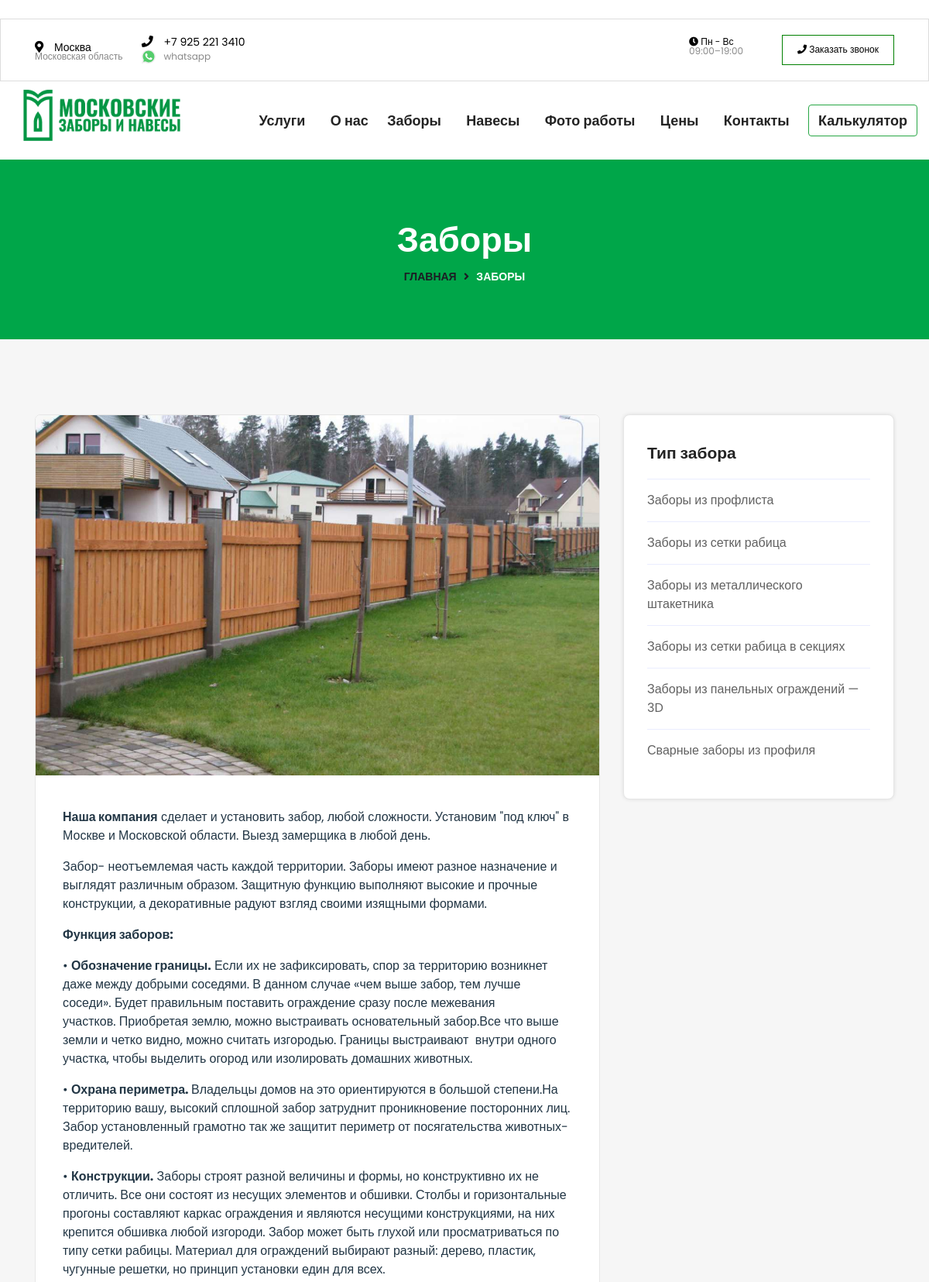
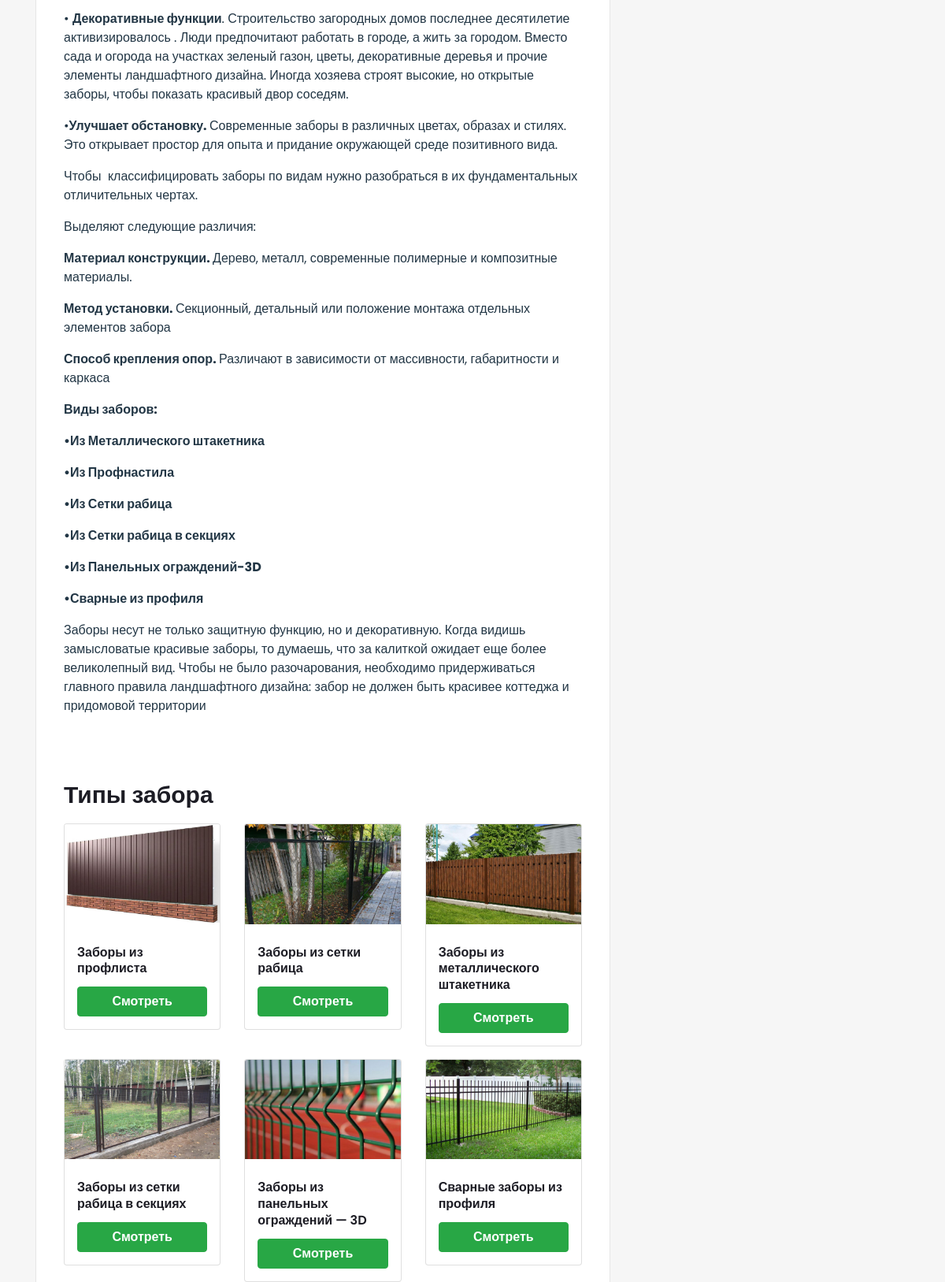
Page /zabory/ (upper part) on the earlier database version (2 pictures, top to bottom).
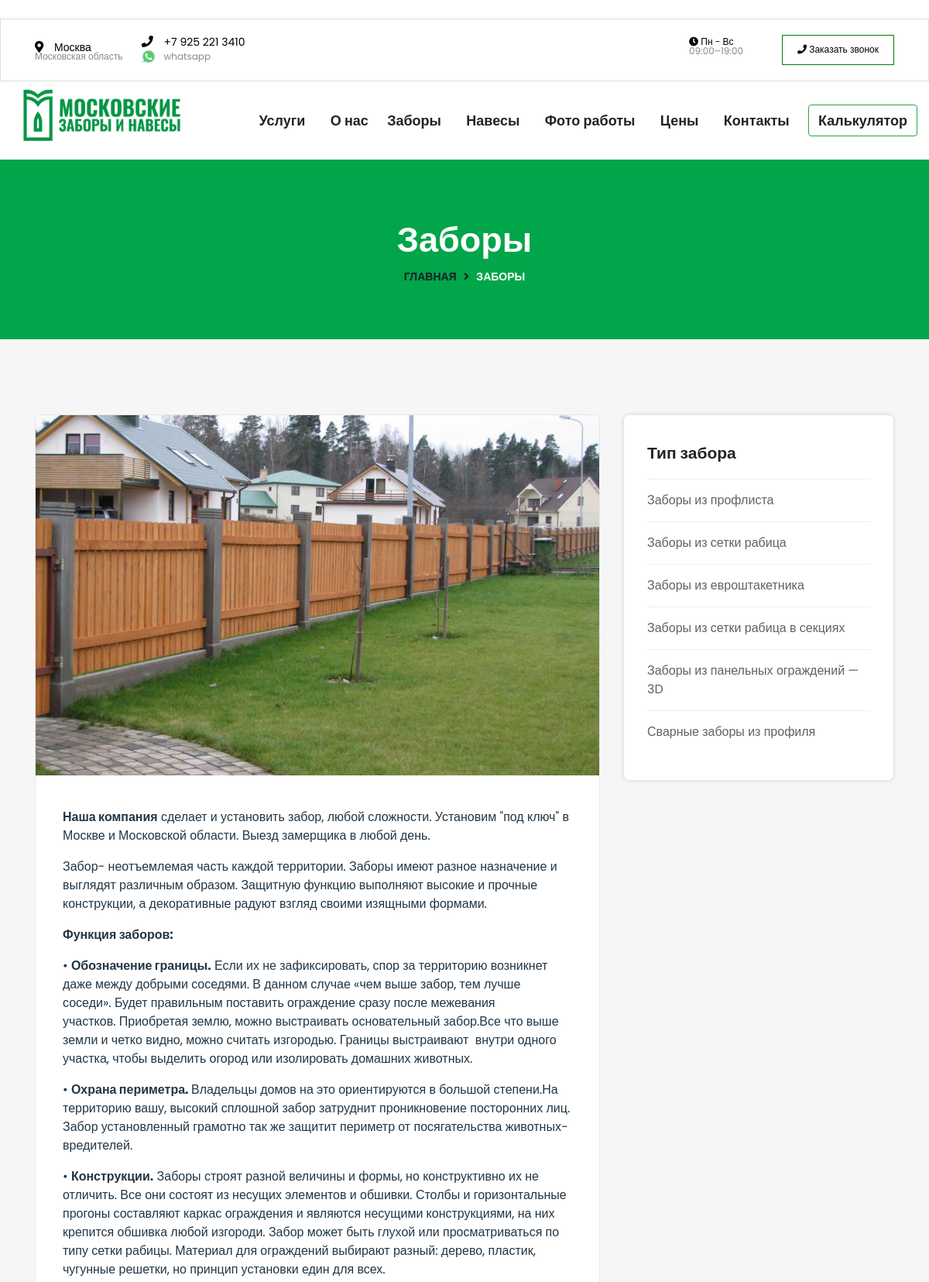
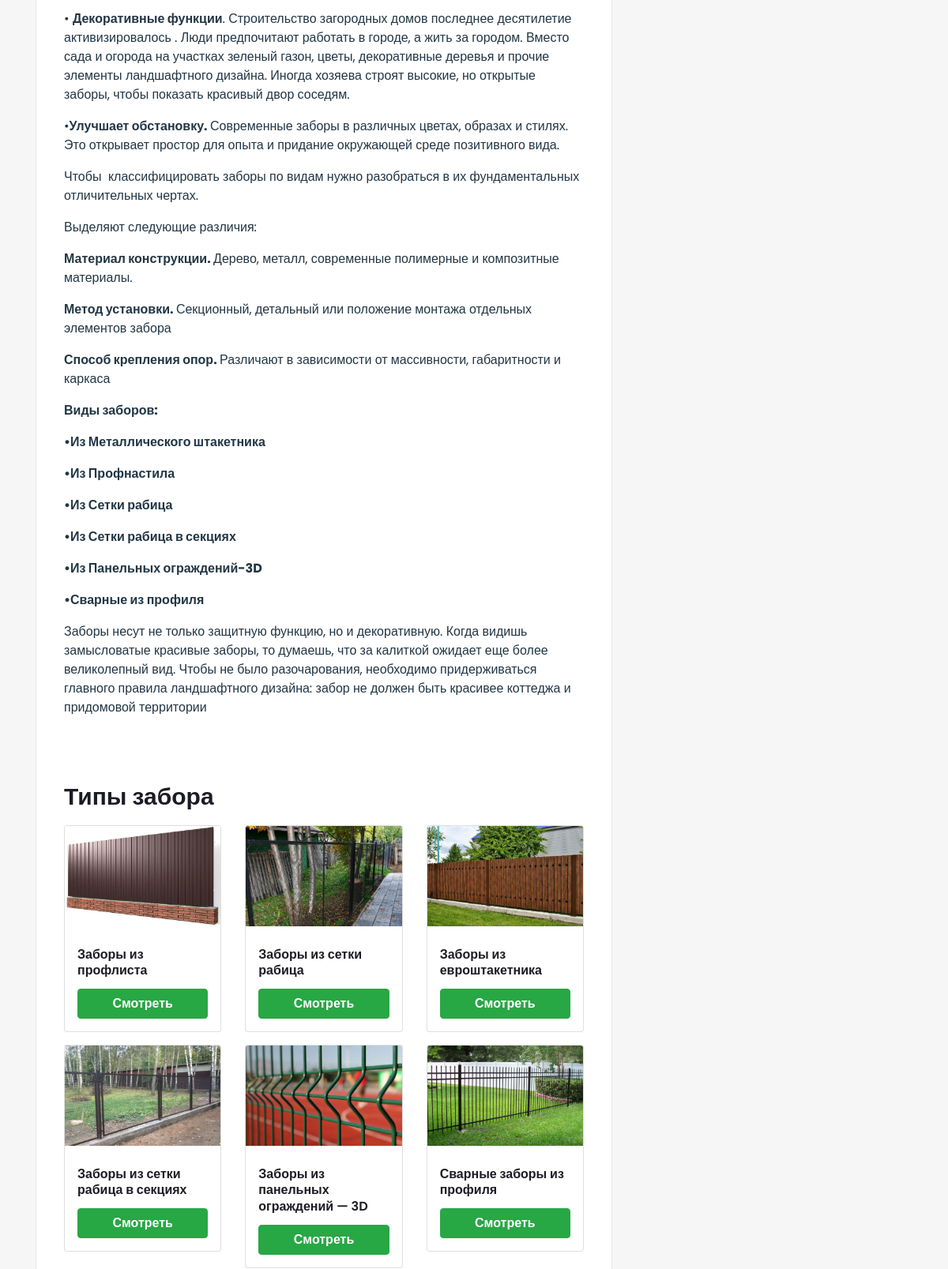
Same page on the later database version (2 pictures, top to bottom).
### home/models.py (models this page shows, shortened)
class Page(models.Model):
    Title = models.CharField(_("Название"), blank=True, null=True, max_length=100, help_text="Enter the Title")
    Content = RichTextUploadingField("Контент", blank=True, null=True, help_text="Введите контент")
    Image = ProcessedImageField(upload_to='pages/%Y/%m/%d/',
                            processors=[ResizeToFill(1200, 768)],
                            format='JPEG',
                            options={'quality': 60}, blank=True)
    image_thumbnail = ImageSpecField(source='Image',
                                 processors=[ResizeToFill(768, 500)],
                                 format='JPEG',
                                 )
    template = models.CharField('Шаблон', max_length=20, blank=True, null=True, choices=PAGE_TEMPLATE_CHOICES, default='about', help_text='Select a template')
    sortingIndex = models.IntegerField("Индекс сортировки",default=0, blank=True)
    SEO = models.ForeignKey(SEO_Optimiser, on_delete=models.CASCADE, null=True, blank=True)
    pageid = models.IntegerField("ID страницы", default=1, blank=True, help_text="This value is used in sourceviews.py")
    Created = models.DateTimeField(auto_now_add=True)
    Updated = models.DateTimeField(auto_now=True)
    status = models.CharField(max_length=10, choices=STATUS_CHOICES, default='published')
    class Meta:
        ordering = (('-Created'),)
        verbose_name = 'Страница'
        verbose_name_plural = 'Страницы'

class ServiceCategory(models.Model):
    Title = models.CharField("Название тип забора", max_length=100, blank=True, null=True,  help_text="Введите категорию услуги")
    Slug = models.CharField(max_length=100, blank=True, null=True, unique=True, help_text="Ссылка категория услуги")
    Content = RichTextUploadingField("Описание", blank=True, null=True, help_text="Короткое описание ")
    ShortDesc = models.TextField("Короткое описание", max_length=165, null=True, blank=True, help_text="Короткое описание сервиса")
    Image = ProcessedImageField(upload_to='zabory/categories/%Y-%m-%d/',
                            processors=[ResizeToFill(1200, 768)],
                            format='JPEG',
                            blank=True, null=True)
    image_thumbnail = ImageSpecField(source='Image',
                                 processors=[ResizeToFill(390, 290)],
                                 format='JPEG',
                                 )
    class Meta:
        verbose_name = 'Тип забора'
        verbose_name_plural = 'Типы забора'
    def get_absolute_url(self):
        return reverse('home:zaborCategory', args = [self.Slug])

### home/views.py (the view)
# urls.py: path('zabory/', views.zaborCategoryList, name="zaborCategoryList"),
def zaborCategoryList(request):
    template = 'home/zabory_categories_list.html'
    SEO = SEO_Optimiser.objects.get(seoid=2)
    zaborCategories = ServiceCategory.objects.all()
    page = Page.objects.get(pageid=3)
    args = {
        'page': page,
        'SEO': SEO,
        'zaborCategories': zaborCategories,
    }
    return render(request, template, args)

### home/templates/home/zabory_categories_list.html (shortened to what this page needs)
﻿{% extends 'base.html' %}{% load static %}
    {%block mainWrapper %}
    <div class="breatcumb-area d-flex align-items-center">
        <div class="container">
            <div class="row">
                <div class="col-lg-12">
                    <div class="breatcumb-content text-center">
                        <div class="breatcumb-title">
                            <h2>Заборы</h2>
                        </div>
                        <div class="breatcumb-content-text">
                            <ul>
                                <li><a href="#">Главная</a> <i class="fas fa-angle-right"></i> <span>Заборы</span></li>
                            </ul>
                        </div>
                    </div>
                </div>
            </div>
        </div>
    </div>
    <div class="blog_area blog-details-area rs pt-115 pb-90" id="blog">
        <div class="container">
            <div class="row">
                <div class="col-lg-8 col-md-12 col-sm-12 col-xs-12">
                    <div class="row">
                        <div class="col-md-12">
                            <div class="dreamit-single-blog-box">
                                <div class="dreamit-sigle-tmumb">
                                    <img src="{{page.Image.url }}" alt="{{page.Title}}" class="img-fluid" >
                                </div>
                                <div class="em-blog-content">
                                    <div class="blog-page-title pt-3">
                                        {% autoescape off %}
                                        {{page.Content}}
                                        {% endautoescape %}
                                    </div>
                                    <div class="blog-page-title pt-3">
                                        <div class="row pb-3">
                                            <div class="col-sm-12 pb-3">
                                                <h3 class="theme-color">Типы забора</h3>
                                            </div>
                                            {% for zc in zaborCategories %}
                                            <div class="col-sm-4">
                                                <div class="card">
                                                    <img class="card-img-top" src="{{zc.image_thumbnail.url}}" alt="{{zc.Title}}" style="width:100%">
                                                    <div class="card-body">
                                                      <h4 class="card-title" style="font-size: 16px;" >{{zc.Title}}</h4>
                                                      <a href="{{zc.get_absolute_url}}" class="btn btn-success card-btn full-width">Смотреть</a>
                                                    </div>
                                                </div>
                                            </div>
                                            {% if forloop.counter|divisibleby:"3" and not forloop.last %}
                                            </div>
                                            <div class="row pb-3">
                                            {% endif %}
                                            {% endfor %}
                                        </div>
                                    </div>
                                </div>
                            </div>
                        </div>
                    </div>
                </div>
                <div class=" col-lg-4 col-md-12 col-sm-12 col-xs-12 sidebar-right content-widget pdsr">
                    <div class="blog-left-side widget">
                        <div class="widget-sidebar-box-two">
                            <div class="widget-sidebar-title text-left pb-20">
                                <h2>Тип забора</h2>
                            </div>
                            <div class="categories-content">
                                <ul>
                                    {% for zc in zaborCategories %}
                                    <li><a href="{{zc.get_absolute_url }}">{{zc.Title}}</a></li>
                                    {% endfor %}
                                </ul>
                            </div>
                        </div>
                    </div>
                </div>
            </div>
        </div>
    </div>
    <br><br><br><br>
    {% endblock mainWrapper %}

### home/templates/base.html (shortened to what this page needs)
<!DOCTYPE HTML>
<html lang="ru-RU">
<head>
    <link rel="stylesheet" href="/static/assets/css/bootstrap.min.css" type="text/css" media="all" />
    <link rel="stylesheet" href="/static/assets/css/owl.carousel.min.css" type="text/css" media="all" />
    <link rel="stylesheet" href="/static/assets/css/nivo-slider.css" type="text/css" media="all" />
    <link rel="stylesheet" href="/static/assets/css/animate.css" type="text/css" media="all" />
    <link rel="stylesheet" href="/static/assets/css/animated-text.css" type="text/css" media="all" />
    <link rel="stylesheet" href="/static/assets/css/all.min.css" type="text/css" media="all" />
    <link rel="stylesheet" href="/static/assets/css/flaticon.css" type="text/css" media="all" />
    <link rel="stylesheet" href="/static/assets/css/theme-default.css" type="text/css" media="all" />
    <link rel="stylesheet" href="/static/assets/css/meanmenu.min.css" type="text/css" media="all" />
    <link rel="stylesheet"  href="/static/assets/css/style.css?v=4" type="text/css" media="all" />
    <link rel="stylesheet" href="/static/assets/css/owl.transitions.css" type="text/css" media="all" />
    <link rel="stylesheet" href="/static/venobox/venobox.css" type="text/css" media="all" />
    <link rel="stylesheet" href="/static/assets/css/widget.css" type="text/css" media="all" />
    <link rel="stylesheet" href="/static/assets/css/responsive.css" type="text/css" media="all" />
    <link rel="stylesheet" type="text/css" href="/static/assets/css/slick.css">
	<link rel="stylesheet" type="text/css" href="/static/assets/css/slick-theme.css">
</head>
<body>
    {% include 'header-top-area.html' %}
    {% include 'main-menu.html' %}
    {%block mainWrapper %}
    {%endblock%}
</body>
</html>

### home/templates/home/SEO.html (shortened to what this page needs)
{% load static %} {% load i18n %}

### home/templates/header-top-area.html (shortened to what this page needs)
    <div class="header-top-area">
        <div class="container">
            <div class="row">
                <div class="col-md-8 col-lg-8">
                    <div class="dreamit-header-menu-address">
                        <ul>
                            <li><span><i class="fas fa-map-marker-alt"></i> Москва </span>  <br>
                                <span class="left-span">Московская область</span>
                            </li>
                            <li><a href="tel:+79252213410"><i class="fas fa-phone"></i> +7 925 221 3410</a>
                                <br>
                                <a href="https://wa.me/79252213410"  rel="nofollow" >
                                    <img class="whatsapp" src="/static/moszabor/whatsapp.svg" alt="">
                                   <span class="left-span">whatsapp</span>
                                </a>
                            </li>
                        </ul>
                    </div>
                </div>
                <div class="col-md-4 col-lg-4">
                    <div class="dreamit-header-top-socail">
                        <a href="#" class="address" ><i class="fa fa-clock"></i>
                            Пн - Вс <br>
                            <span>
                                09:00–19:00
                            </span>
                        </a>
                        <a href="#" data-toggle="modal" data-target="#zvonokModalForm" class="callback-btn" ><i class="fa fa-phone"></i> Заказать звонок</a>
                    </div>
                </div>
            </div>
        </div>
    </div>

### home/templates/main-menu.html (shortened to what this page needs)
<div id="sticky-header" class="dreamit_nav_manu">
    <div class="container" style="padding: 0px">
        <div class="row" style="padding: 0px">
            <div class="col-sm-3" style="padding-top: 10px">
                <div class="logo">
                    <a class="logo_img" href="/" title="Мосзаборы">
                        <img src="/static/logo/logo-moszabor.png" alt="Мосзаборы лого"/>
                    </a>
                </div>
            </div>
            <div class="col-sm-9" style="padding: 0px">
                <nav class="dreamit_menu">
                    <ul class="nav_scroll">
                        <li><a href="{% url 'home:homePage' %}">Услуги<span><i class="fas fa-angle-down"></i></span></a>
                        </li>
                        <li><a href="{% url 'home:aboutUs' %}">О нас</a></li>
                        <li><a href="{% url 'home:zaborCategoryList' %}">Заборы<span><i
                                class="fas fa-angle-down"></i></span></a>
                        </li>
                        <li><a href="{% url 'home:navesy' %}">Навесы<span><i class="fas fa-angle-down"></i></span></a>
                        </li>
                        <li><a href="{% url 'home:portfolio' %}">Фото работы<span><i
                                class="fas fa-angle-down"></i></span></a></li>
                        <li><a href="{% url 'home:pricelist' %}">Цены<span><i class="fas fa-angle-down"></i></span></a>
                        </li>
                        <li><a href="{% url 'home:contacts' %}">Контакты</a></li>
                        <li><a class="btn btn-success" href="{% url 'calc:calculator' %}">Калькулятор</a></li>
                    </ul>
                </nav>
            </div>
        </div>
    </div>
</div>

### static/assets/css/theme-default.css (style rules this page uses)
html, body { overflow-x: hidden; }
body { color: #223645; font-size: 16px; font-weight: 400; line-height: 1.5; text-align: left; font-family: 'Poppins', sans-serif; }
html { scroll-behavior: smooth; }
p { font-weight: 400; font-style: normal; }
h1, h2, h3, h4, h5, h6 { color: #1c1c24; font-family: 'Poppins', sans-serif; font-style: normal; margin-bottom: 0; margin-top: 10px; line-height: 1.3; font-weight: 600; -webkit-transition: .5s; transition: .5s; font-size:36px; }
a { -webkit-transition: all 0.3s ease-out 0s; transition: all 0.3s ease-out 0s; }
a { color: #049644; }
h2 { font-size: 35px; }
h3 { font-size: 30px; }
h4 { font-size: 24px; }
ul { margin: 0px; padding: 0px; }
ul { margin: 0; padding: 0; }
a,i, cite, em, var, address, dfn,ol,li,ul { font-style:normal; font-weight:400; }
::placeholder { color: #454545; font-size: 16px; }
.pt-115 { padding-top:115px; }
.pb-90 { padding-bottom:90px; }
.pb-20 { padding-bottom:20px; }

### static/assets/css/widget.css (style rules this page uses)
.blog-details-area { background: #F6F6F6; }
.dreamit-single-blog-box { margin-bottom: 40px; transition: .3s; background: #fff; border: 1px solid #e6e6e6; overflow: hidden; border-radius: 7px; }
.dreamit-sigle-tmumb img { width: 100%; }
.em-blog-content { padding: 26px 35px 13px; }
.blog-page-title a { font-weight: 600; color: #232323; transition: .3s; }
.widget-sidebar-title h2 { color: #232323; font-size: 21px; position: relative; display: block; margin: 0; }
.widget-sidebar-box-two { padding: 35px 30px 35px; box-shadow: 0 0 5px rgb(0 0 0 / 10%); background: #fff; border: 1px solid #e6e6e6; margin-bottom: 40px; border-radius: 8px; }
.categories-content ul li { list-style: none; border-top: 1px solid #eaedff; padding-top: 15px; padding-bottom: 15px; }
.categories-content ul li a { color: #616161; }

### home/templates/base.html (style rules this page uses)
.breatcumb-title h2, .breatcumb-content-text ul li a { font-family: 'Oswald', sans-serif !important; }

### home/templates/header-top-area.html (style rules this page uses)
.header-top-area { background-color: #fff; border:1px solid #ddd; padding:20px; line-height: 18px; }
.dreamit-header-menu-address ul li a { display: inline-block; font-size: 14px; font-weight: 400; color: #000; }
.dreamit-header-menu-address ul li span { color: #000; font-size: 14px; display: inline-block; }
.dreamit-header-top-socail a { display: inline-block; color: #000; font-size: 12px; }
.callback-btn { padding: 12px 19px 13px; margin: 0; font-size: 0.933em; line-height: 0.85em; font-weight: normal; border: 1px solid green; }
.dreamit-header-top-socail a i { margin-left: unset; }
.dreamit-header-top-socail .address { margin-right: 50px; float: left; }
.dreamit-header-top-socail .address span, .dreamit-header-menu-address span.left-span { font-size:12px; line-height: 5px; color: #888; flex-direction: column; align-items:center; }
.whatsapp { background: url(/static/moszabor/whatsapp.svg) no-repeat; width: 18px; height: 18px; margin-right: 5px; padding-left: 20px; display: inline-block; }

### home/templates/home/zabory_categories_list.html (style rules this page uses)
.card-btn { color: #fff !important; width: 100% }
.card-title { font-size: 16px; }
.card-body { padding: 1rem; }

Differences in the rows shown:
changed ServiceCategory: Title "Заборы из металлического штакетника" → "Заборы из евроштакетника"
